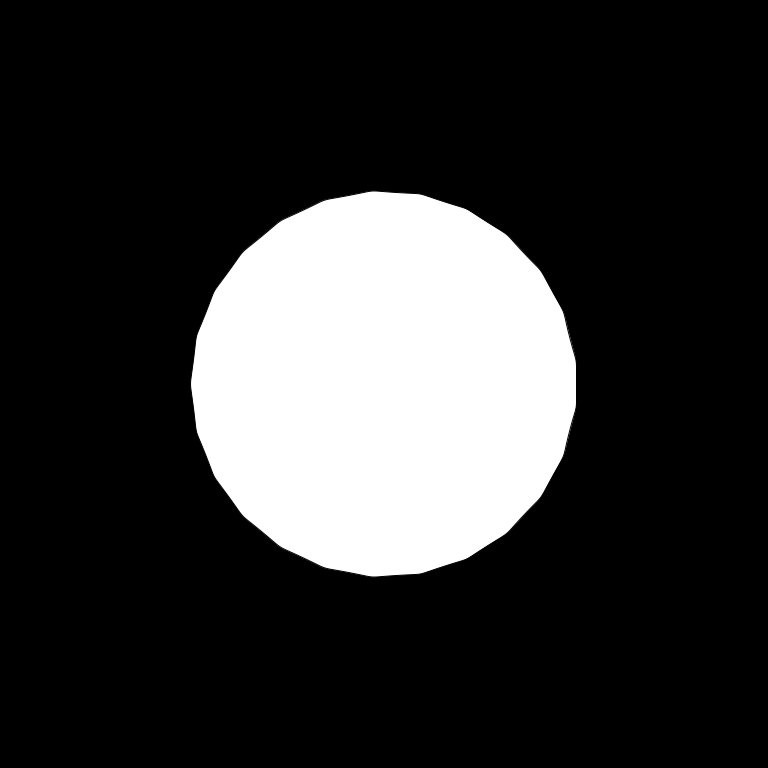
Frame 1 (no input)
Frame 60 (the mouse pressed at the canvas centre just before this capture): identical to frame 1, image omitted
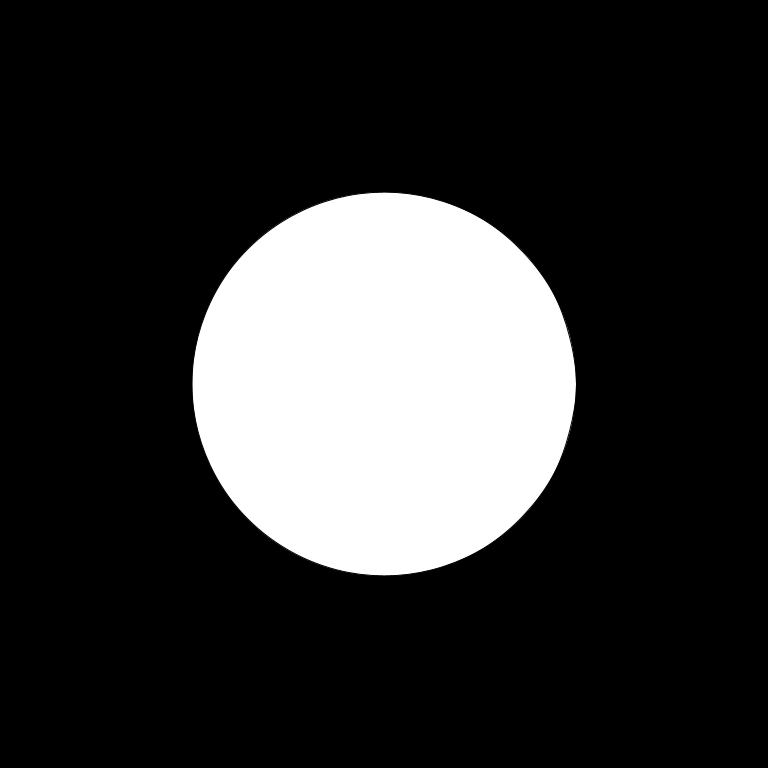
Frame 120 (the mouse held since frame 60 and released just before this capture)

The Processing sketch that drew these frames (run headless with seeded random() and noise(); from frame 60 on, the mouse is pressed at the canvas centre):

// Processing sketch: catmull
// ── catmull.pde

void setup() {
  size(768, 768);
}

void draw() {
  background(0);
  translate(width / 2, height / 2);

  float tightness = map(mouseX, 0, width, -1, 1);
  drawCurveEllipse(25, width / 4, tightness);
}

void drawCurveEllipse(int points, float radius, float tightness) {
  float theta = 0;
  PVector control = new PVector(0, 0);
  PVector anchor = new PVector(0, 0);
  float rotation = TWO_PI / points;
  curveTightness(tightness);

  beginShape();

  for (int i = 0; i < points; ++i) {
    if (i == 0) {
      control.x = cos(theta - rotation) * radius;
      control.y = sin(theta - rotation) * radius;
      anchor.x = cos(theta) * radius;
      anchor.y = sin(theta) * radius;

      curveVertex(control.x, control.y);
      curveVertex(anchor.x, anchor.y);
    } else {
      anchor.x = cos(theta) * radius;
      anchor.y = sin(theta) * radius;

      curveVertex(anchor.x, anchor.y);
    }

    if (i == points - 1) {
      control.x = cos(theta + rotation) * radius;
      control.y = sin(theta + rotation) * radius;
      anchor.x = cos(theta + rotation * 2) * radius;
      anchor.y = sin(theta + rotation * 2) * radius;

      curveVertex(control.x, control.y);
      curveVertex(anchor.x, anchor.y);
    }

    theta += rotation;
  }

  fill(255);
  endShape();
}
